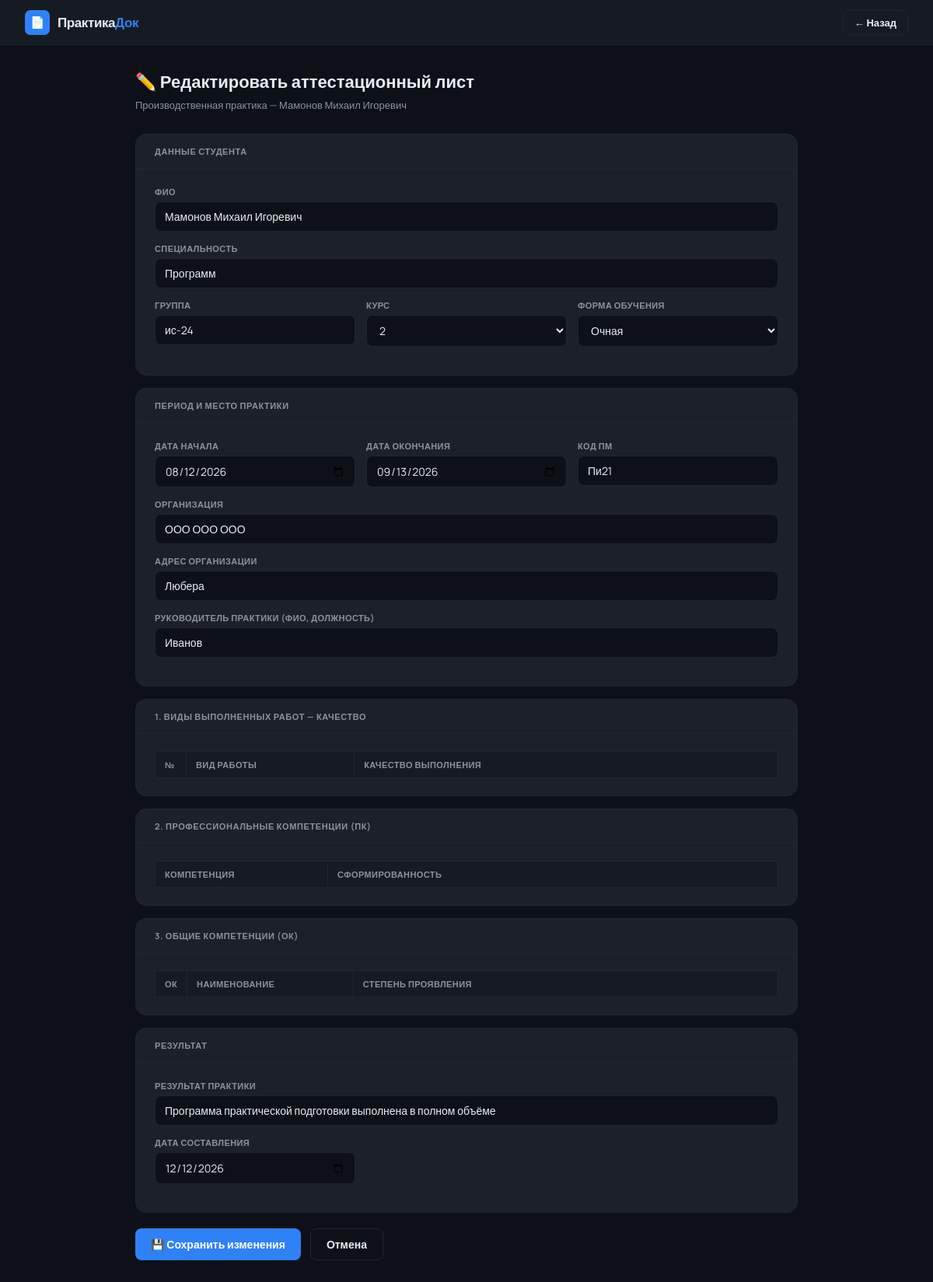
Screenshot of /practice/edit/12/ (signed in) with the database file from the repository.
### mainMMI/models.py (models this page shows, shortened)
class PracticeDocument(models.Model):
    PRACTICE_TYPES = [
        ('educational', 'Учебная практика'),
        ('production', 'Производственная практика'),
        ('prediploma', 'Преддипломная практика'),
    ]
    COMPETENCE_LEVELS = [
        ('full', 'Сформирована полностью'),
        ('partial', 'Сформирована частично'),
        ('none', 'Не сформирована'),
    ]
    QUALITY_LEVELS = [
        ('high', 'Высокое'),
        ('medium', 'Среднее'),
        ('low', 'Низкое'),
    ]
    MANIFESTATION_LEVELS = [
        ('regular', 'Проявлял регулярно'),
        ('episodic', 'Проявлял эпизодически'),
        ('none', 'Не проявлял'),
    ]
    user = models.ForeignKey(User, on_delete=models.CASCADE, related_name='practice_documents')
    practice_type = models.CharField('Вид практики', max_length=20, choices=PRACTICE_TYPES)
    document_type = models.CharField('Тип документа', max_length=50, default='attestation')
    fio = models.CharField('ФИО студента', max_length=200, blank=True)
    speciality = models.CharField('Специальность', max_length=200, blank=True)
    group = models.CharField('Группа', max_length=50, blank=True)
    course = models.CharField('Курс', max_length=10, blank=True)
    education_form = models.CharField('Форма обучения', max_length=50, blank=True)
    start_date = models.DateField('Дата начала', null=True, blank=True)
    end_date = models.DateField('Дата окончания', null=True, blank=True)
    organization = models.CharField('Организация', max_length=300, blank=True)
    organization_address = models.CharField('Адрес организации', max_length=300, blank=True)
    supervisor = models.CharField('Руководитель практики', max_length=200, blank=True)
    module_code = models.CharField('Код ПМ', max_length=50, blank=True)
    work_1_quality = models.CharField('Работа 1 качество', max_length=10, choices=QUALITY_LEVELS, blank=True)
    work_2_quality = models.CharField('Работа 2 качество', max_length=10, choices=QUALITY_LEVELS, blank=True)
    work_3_quality = models.CharField('Работа 3 качество', max_length=10, choices=QUALITY_LEVELS, blank=True)
    work_4_quality = models.CharField('Работа 4 качество', max_length=10, choices=QUALITY_LEVELS, blank=True)
    work_5_quality = models.CharField('Работа 5 качество', max_length=10, choices=QUALITY_LEVELS, blank=True)
    work_6_quality = models.CharField('Работа 6 качество', max_length=10, choices=QUALITY_LEVELS, blank=True)
    work_7_quality = models.CharField('Работа 7 качество', max_length=10, choices=QUALITY_LEVELS, blank=True)
    work_8_quality = models.CharField('Работа 8 качество', max_length=10, choices=QUALITY_LEVELS, blank=True)
    work_9_quality = models.CharField('Работа 9 качество', max_length=10, choices=QUALITY_LEVELS, blank=True)
    work_10_quality = models.CharField('Работа 10 качество', max_length=10, choices=QUALITY_LEVELS, blank=True)
    work_11_quality = models.CharField('Работа 11 качество', max_length=10, choices=QUALITY_LEVELS, blank=True)
    pk_1_level = models.CharField('ПК 12.1 уровень', max_length=10, choices=COMPETENCE_LEVELS, blank=True)
    pk_2_level = models.CharField('ПК 12.2 уровень', max_length=10, choices=COMPETENCE_LEVELS, blank=True)
    pk_3_level = models.CharField('ПК 12.3 уровень', max_length=10, choices=COMPETENCE_LEVELS, blank=True)
    pk_4_level = models.CharField('ПК 12.4 уровень', max_length=10, choices=COMPETENCE_LEVELS, blank=True)
    pk_5_level = models.CharField('ПК 12.5 уровень', max_length=10, choices=COMPETENCE_LEVELS, blank=True)
    pk_6_level = models.CharField('ПК 12.6 уровень', max_length=10, choices=COMPETENCE_LEVELS, blank=True)
    ok_1_level = models.CharField('ОК 01 уровень', max_length=10, choices=MANIFESTATION_LEVELS, blank=True)
    ok_2_level = models.CharField('ОК 02 уровень', max_length=10, choices=MANIFESTATION_LEVELS, blank=True)
    ok_3_level = models.CharField('ОК 03 уровень', max_length=10, choices=MANIFESTATION_LEVELS, blank=True)
    ok_4_level = models.CharField('ОК 04 уровень', max_length=10, choices=MANIFESTATION_LEVELS, blank=True)
    ok_5_level = models.CharField('ОК 05 уровень', max_length=10, choices=MANIFESTATION_LEVELS, blank=True)
    ok_6_level = models.CharField('ОК 06 уровень', max_length=10, choices=MANIFESTATION_LEVELS, blank=True)
    ok_7_level = models.CharField('ОК 07 уровень', max_length=10, choices=MANIFESTATION_LEVELS, blank=True)
    ok_8_level = models.CharField('ОК 08 уровень', max_length=10, choices=MANIFESTATION_LEVELS, blank=True)
    ok_9_level = models.CharField('ОК 09 уровень', max_length=10, choices=MANIFESTATION_LEVELS, blank=True)
    ok_10_level = models.CharField('ОК 10 уровень', max_length=10, choices=MANIFESTATION_LEVELS, blank=True)
    ok_11_level = models.CharField('ОК 11 уровень', max_length=10, choices=MANIFESTATION_LEVELS, blank=True)
    work_attitude = models.TextField('Отношение к работе', blank=True)
    discipline = models.TextField('Выполнение правил трудового распорядка', blank=True)
    safety_rules = models.TextField('Соблюдение правил техники безопасности', blank=True)
    initiative = models.TextField('Проявление инициативы', blank=True)
    relationships = models.TextField('Взаимоотношения с коллегами', blank=True)
    competence_formation = models.TextField('Сформированность компетенций', blank=True)
    additional_info = models.TextField('Дополнительная информация', blank=True)
    result = models.TextField('Результат практической подготовки', blank=True, default='Программа практической подготовки выполнена в полном объеме')
    document_date = models.DateField('Дата составления документа', null=True, blank=True)
    created_at = models.DateTimeField('Дата создания', auto_now_add=True)
    updated_at = models.DateTimeField('Дата обновления', auto_now=True)
    class Meta:
        db_table = 'practice_documents'
        ordering = ['-created_at']

### mainMMI/views.py (the view, shortened to what this page needs)
# urls.py: path('practice/edit/<int:doc_id>/', edit_practice_document, name='edit_practice'),
@login_required
def edit_practice_document(request, doc_id):
    doc = get_object_or_404(PracticeDocument, id=doc_id, user=request.user)
    return render(request, 'edit_practice_document.html', {'doc': doc})

### mainMMI/templates/edit_practice_document.html (shortened to what this page needs)
<!DOCTYPE html>
<html lang="ru">
<head>
</head>
<body>
<header class="header">
    <a href="/" class="logo"><div class="logo-icon">📄</div><div class="logo-name">Практика<span>Док</span></div></a>
    <a href="/profile/#my-docs" class="btn btn-outline" style="padding:6px 14px;font-size:13px">← Назад</a>
</header>
<div class="main">
    <div class="page-title">✏️ Редактировать аттестационный лист</div>
    <p class="page-sub">{{ doc.get_practice_type_display }} — {{ doc.fio }}</p>
    <form method="post">
        <div class="card">
            <div class="card-head"><div class="card-title">Данные студента</div></div>
            <div class="card-body">
                <div class="form-row"><div class="form-group full"><label>ФИО</label><input type="text" name="fio" value="{{ doc.fio }}"></div></div>
                <div class="form-row"><div class="form-group full"><label>Специальность</label><input type="text" name="speciality" value="{{ doc.speciality }}"></div></div>
                <div class="form-row">
                    <div class="form-group"><label>Группа</label><input type="text" name="group" value="{{ doc.group }}"></div>
                    <div class="form-group"><label>Курс</label>
                        <select name="course">
                            <option value="2" {% if doc.course == "2" %}selected{% endif %}>2</option>
                        </select>
                    </div>
                    <div class="form-group"><label>Форма обучения</label>
                        <select name="education_form">
                            <option value="очная" {% if doc.education_form == "очная" %}selected{% endif %}>Очная</option>
                        </select>
                    </div>
                </div>
            </div>
        </div>
        <div class="card">
            <div class="card-head"><div class="card-title">Период и место практики</div></div>
            <div class="card-body">
                <div class="form-row">
                    <div class="form-group"><label>Дата начала</label><input type="date" name="start_date" value="{{ doc.start_date|date:'Y-m-d' }}"></div>
                    <div class="form-group"><label>Дата окончания</label><input type="date" name="end_date" value="{{ doc.end_date|date:'Y-m-d' }}"></div>
                    <div class="form-group"><label>Код ПМ</label><input type="text" name="module_code" value="{{ doc.module_code }}"></div>
                </div>
                <div class="form-row"><div class="form-group full"><label>Организация</label><input type="text" name="organization" value="{{ doc.organization }}"></div></div>
                <div class="form-row"><div class="form-group full"><label>Адрес организации</label><input type="text" name="organization_address" value="{{ doc.organization_address }}"></div></div>
                <div class="form-row"><div class="form-group full"><label>Руководитель практики (ФИО, должность)</label><input type="text" name="supervisor" value="{{ doc.supervisor }}"></div></div>
            </div>
        </div>
        <div class="card">
            <div class="card-head"><div class="card-title">1. Виды выполненных работ — Качество</div></div>
            <div class="card-body">
                <table class="comp-table">
                    <thead><tr><th class="num">№</th><th>Вид работы</th><th style="min-width:260px">Качество выполнения</th></tr></thead>
                </table>
            </div>
        </div>
        <div class="card">
            <div class="card-head"><div class="card-title">2. Профессиональные компетенции (ПК)</div></div>
            <div class="card-body">
                <table class="comp-table">
                    <thead><tr><th>Компетенция</th><th style="min-width:300px">Сформированность</th></tr></thead>
                </table>
            </div>
        </div>
        <div class="card">
            <div class="card-head"><div class="card-title">3. Общие компетенции (ОК)</div></div>
            <div class="card-body">
                <table class="comp-table">
                    <thead><tr><th class="num">ОК</th><th>Наименование</th><th style="min-width:320px">Степень проявления</th></tr></thead>
                </table>
            </div>
        </div>
        <div class="card">
            <div class="card-head"><div class="card-title">Результат</div></div>
            <div class="card-body">
                <div class="form-row">
                    <div class="form-group full"><label>Результат практики</label><input type="text" name="result" value="{{ doc.result }}"></div>
                    <div class="form-group"><label>Дата составления</label><input type="date" name="document_date" value="{{ doc.document_date|date:'Y-m-d' }}"></div>
                </div>
            </div>
        </div>
        <div class="btn-group">
            <button type="submit" class="btn btn-primary">💾 Сохранить изменения</button>
            <a href="/profile/#my-docs" class="btn btn-outline">Отмена</a>
        </div>
    </form>
</div>
</body>
</html>

### mainMMI/templates/edit_practice_document.html (style rules this page uses)
*,*::before,*::after { margin:0;padding:0;box-sizing:border-box }
:root { --bg:#0d1117;--surface:#161b22;--border:#21262d;--accent:#2f81f7;--accent2:#3fb950;--accent3:#d29922;--text:#e6edf3;--muted:#8b949e;--card:#1c2128;--input:#0d1117 }
body { font-family:'Manrope',sans-serif;background:var(--bg);color:var(--text);min-height:100vh }
.header { background:var(--surface);border-bottom:1px solid var(--border);padding:0 32px;display:flex;align-items:center;justify-content:space-between;height:58px;position:sticky;top:0;z-index:100 }
.logo { display:flex;align-items:center;gap:10px;text-decoration:none;color:var(--text) }
.logo-icon { width:32px;height:32px;background:var(--accent);border-radius:7px;display:flex;align-items:center;justify-content:center;font-size:15px }
.logo-name { font-size:17px;font-weight:800;letter-spacing:-.4px }
.logo-name span { color:var(--accent) }
.main { max-width:900px;margin:0 auto;padding:32px 24px }
.page-title { font-size:22px;font-weight:800;margin-bottom:6px }
.page-sub { color:var(--muted);font-size:13px;margin-bottom:28px }
.card { background:var(--card);border:1px solid var(--border);border-radius:14px;margin-bottom:16px }
.card-head { padding:14px 24px;border-bottom:1px solid var(--border) }
.card-title { font-size:11px;font-weight:700;color:var(--muted);text-transform:uppercase;letter-spacing:.6px }
.card-body { padding:22px 24px }
.form-row { display:grid;grid-template-columns:repeat(auto-fit,minmax(200px,1fr));gap:14px;margin-bottom:14px }
.form-group { display:flex;flex-direction:column;gap:5px }
.form-group.full { grid-column:1/-1 }
label { font-size:11px;font-weight:700;color:var(--muted);letter-spacing:.4px;text-transform:uppercase }
input[type=text],input[type=date],select { background:var(--input);border:1px solid var(--border);border-radius:8px;color:var(--text);font-family:'Manrope',sans-serif;font-size:14px;padding:9px 12px;outline:none;transition:border-color .15s;width:100% }
select option { background:var(--card) }
.comp-table { width:100%;border-collapse:collapse;font-size:13px }
.comp-table th { background:var(--surface);color:var(--muted);font-weight:600;padding:9px 12px;text-align:left;border:1px solid var(--border);font-size:11px;text-transform:uppercase;letter-spacing:.4px }
.num { color:var(--muted);text-align:center;width:40px }
.btn { display:inline-flex;align-items:center;gap:6px;padding:10px 20px;border-radius:8px;font-size:14px;font-weight:600;font-family:'Manrope',sans-serif;cursor:pointer;border:none;text-decoration:none;transition:all .15s }
.btn-primary { background:var(--accent);color:#fff }
.btn-outline { background:transparent;color:var(--text);border:1px solid var(--border) }
.btn-group { display:flex;gap:12px;margin-top:20px }

### rows the page displays
PracticeDocument: practice_type "Производственная практика", fio "Мамонов Михаил Игоревич", speciality "Программ", group "ис-24", course "2", education_form "Очная", start_date "08/12/2026", end_date "09/13/2026", module_code "Пи21", organization "ООО ООО ООО", organization_address "Любера", supervisor "Иванов", result "Программа практической подготовки выполнена в полном объёме", document_date "12/12/2026"
